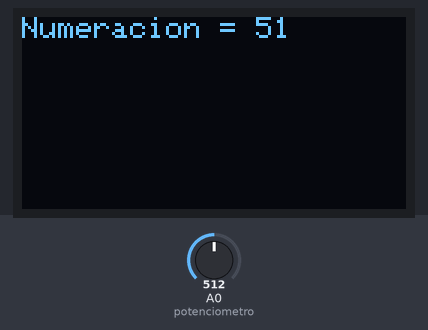
Recording of a sketch running on a simulated Arduino Uno, built with avr-gcc and run on an emulated ATmega328P. Shown: 128×64 one-colour display. The test bench sets the inputs (shaded band); at power-on: A0 (potenciometro) = 512. What the sketch prints to the serial monitor is not drawn.

Above: at 1.3 s.
1.4 s: A0 (potenciometro) set to 527
At 2.2 s:
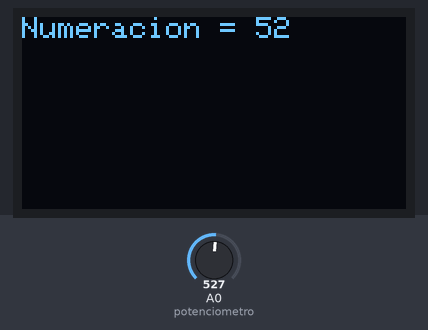
2.9 s: A0 (potenciometro) set to 716
At 4.1 s:
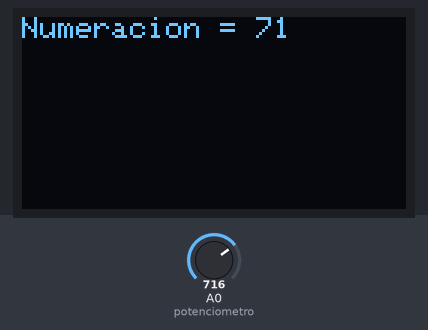
4.4 s: A0 (potenciometro) set to 900
At 5.1 s:
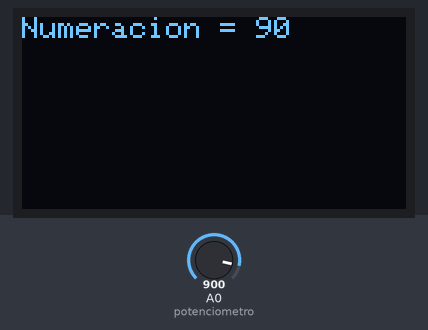
Timing chart, 0 to 7.4 s (numbered marks = the images above; inputs shaded):
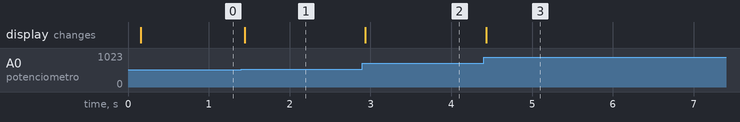

Measured:
- the behaviour switches between 519 and 520 on A0 (potenciometro) (found by bisection; images 0 and 1)
- after the input at 1.4 s, the display: changes at once (image 1)
- after the input at 2.9 s, the display: changes at once (image 2)
- after the input at 4.4 s, the display: changes at once (image 3)

The sketch:

Numeraci_n__Potenci_metro.ino
```cpp
#include <OneWire.h>
#include <SPI.h>
#include <Wire.h>
#include <Adafruit_GFX.h>
#include <Adafruit_SSD1306.h>
#include <Adafruit_I2CDevice.h>

Adafruit_SSD1306 display(-1); // <-- Ningun pin reiniciara la pantalla
#define ONE_WIRE_BUS 4 // <-- Se establece el pin 4 como bus OneWire
OneWire oneWire(ONE_WIRE_BUS); // <-- Protocolo de comunicacion por 1 cable
char buffer_temps[128];

const int potenciometro =0; // el potenciometro esta conectado al pin A0
int numeracion;  //variable para la numeración

void setup() {
// No se necesitan declaran los pines analogicos
//ya que se realiza automáticamente
Serial.begin(9600);
 delay(100);
  Serial.println("Iniciando pantalla OLED");
    // Iniciar pantalla OLED en la dirección 0x3C
  if (!display.begin(SSD1306_SWITCHCAPVCC, 0x3C)) {
#ifdef __DEBUG__
    Serial.println("No se encuentra la pantalla OLED");
#endif
    while (true);
  }
}
void loop() {
//Se limpia la pantalla después de inicializarse
display.clearDisplay();
//los valores analogicos se usan entre 0 y 100
//asi que el valor del potenciometro lo dividos en 10
numeracion = analogRead (potenciometro) / 10;
//analogWrite recibe los valores analogicos del pin

if(numeracion <= 99){
  display.setTextColor(WHITE, BLACK); // <-- Pasa parametro de colores
  display.setTextSize(1); // <-- Tamaño de fuente
  display.setCursor(0, 0); // <--Cordenadas para el cursor
  display.println("Numeracion = " + String(numeracion)); // <-- Mostrar mensaje en pantalla
  display.display(); // <-- Transferencia de lo que se mostrara
  //Se limpiará la pantalla cada vez que cambie la numeración
  display.clearDisplay();
  }
}
```
